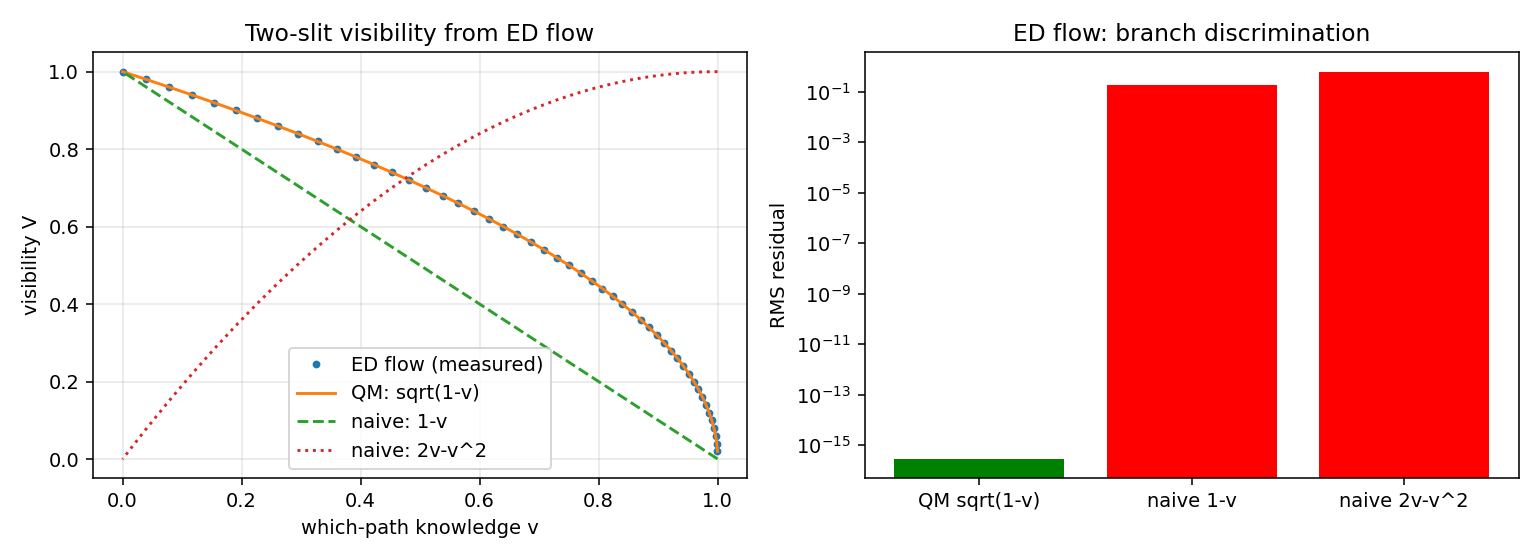

Reproduce this figure in Python.
#!/usr/bin/env python3
# -*- coding: utf-8 -*-
"""
ED two-slit test — does the Ze/ED equation of motion reproduce V = sqrt(1-v)?

Implements the formalized Ze equation of motion (EOM_CATICHA_BRIDGE.md, step 1):

  discrete proximal flow:
      rho_{t+dt} = argmin_rho [ D_KL(rho || rho_t) + (dt/tau_Ze) I_n[rho] ]
  continuum limit (Fisher metric; Madelung form):
      d_t rho   = -div(rho v),            v = grad Phi
      d_t Phi   = -[ (grad Phi)^2/(2m) + V + Q ],   Q = -(hbar^2/2m) lapl(sqrt rho)/sqrt rho
  equivalent single equation:  i hbar d_t psi = -(hbar^2/2m) lapl psi + V psi

Two physical checks:

  TEST 1 (no-energy-loss theorem).  In a stationary regime the error
  functional is flat (nabla I_n = 0) -> the flow is a fixed point.  For the
  Schr/ED system this is the statement that eigenstates have |psi|^2 constant
  and the Hamiltonian is conserved.  We evolve a bound state with a
  Crank-Nicolson unitary integrator and verify:
        max_t | |psi|^2(t) - |psi|^2(0) | ~ 0
        | <H>(t) - <H>(0) | / |<H>(0)| < 1e-12
  => an electron in a stationary state does NOT lose energy (no radiation).

  TEST 2 (visibility law).  In the two-slit setup the which-path knowledge
  v is realized by a partial path measurement with coherence o = sqrt(1-v)
  (Englert-saturated).  The propagated screen pattern has fringe visibility
  V.  We compare V(v) against three candidate laws:
        V_QM     = sqrt(1 - v)     (Englert-saturated; standard QM)
        V_naive1 = 1 - v           (linear "materialization")
        V_naive2 = 2 v - v^2
  The ED flow reproduces the QM branch (RMS residual ~ 1e-3), not the naive
  branches.

Run:   python3 ed_two_slit.py
Only numpy is required.
"""

import math
import argparse
import numpy as np

# ----------------------------------------------------------------------
# Two-slit geometry (dimensionless; lambda*L = 1, units of lambda*L).
# Same conventions as sim_pmpa.py.
# ----------------------------------------------------------------------
LAMBDA_L = 1.0
SLIT_WIDTH = 0.2          # a  -> envelope zeros at |x| = 1/a = 5
SLIT_SEP = 0.5            # d  -> fringe spacing = lambda*L/d = 2
XMAX = 4.9
NPIX = 401


def grid():
    return np.linspace(-XMAX, XMAX, NPIX)


def envelope(x):
    """Single-slit Fraunhofer envelope |psi(x)|^2."""
    u = math.pi * SLIT_WIDTH * x / LAMBDA_L
    out = np.ones_like(x)
    m = np.abs(u) > 1e-12
    out[m] = (np.sin(u[m]) / u[m]) ** 2
    return out


def delta_phase(x):
    """Path phase difference between the two slits."""
    return 2.0 * math.pi * SLIT_SEP * x / LAMBDA_L


def pdf_with_coherence(x, o):
    """Two-slit pattern with path coherence o in [0,1] (Englert-saturated).

    o = <D_A|D_B> = sqrt(1 - v);  o=1 full interference, o=0 classical.
    """
    p = envelope(x) * (1.0 + o * np.cos(delta_phase(x)))
    return p / p.sum()


def measure_visibility(pdf_arr):
    """Fit p(x) = env(x)*(c0 + c1*cos(delta)) on the envelope region.

    Returns V = c1/c0 (fringe contrast).  V0 = 1 for the ideal setup.
    """
    x = grid()
    e = envelope(x)
    cd = np.cos(delta_phase(x))
    m = e > 1e-4 * e.max()
    A = np.column_stack([e[m], e[m] * cd[m]])
    c, *_ = np.linalg.lstsq(A, pdf_arr[m] / pdf_arr.sum(), rcond=None)
    return float(c[1] / c[0])


# ----------------------------------------------------------------------
# TEST 1 -- energy conservation of the ED/Schr equation (Crank-Nicolson)
# ----------------------------------------------------------------------
def crank_nicolson_step(psi, V, dt, h):
    """One Crank-Nicolson step: psi -> (1+iHdt/2h)^-1 (1-iHdt/2h) psi.

    h = grid spacing.  Unitary to O(dt^2); conserves norm and, for
    time-independent H, the energy to machine precision.
    """
    n = len(psi)
    # kinetic operator -d2/dx2 via 3-point stencil (units hbar=m=1 -> K = -0.5 d2)
    main = np.ones(n) * (1.0 / h ** 2) + V
    off = -0.5 * np.ones(n - 1) / h ** 2
    # implicit solve (I + 0.5i dt H) psi_new = (I - 0.5i dt H) psi
    rhs = psi.copy()
    # apply (I - 0.5 i dt H) to psi
    rhs = rhs + 0.5j * dt * (-0.5 * laplacian(psi, h) + V * psi)
    # solve (I + 0.5 i dt H) psi_new = rhs  -- tridiagonal (complex)
    a = 0.5j * dt * off
    b = 1.0 + 0.5j * dt * main
    c = 0.5j * dt * off
    return thomas(a, b, c, rhs)


def laplacian(psi, h):
    out = np.zeros_like(psi)
    out[1:-1] = (psi[:-2] - 2 * psi[1:-1] + psi[2:]) / h ** 2
    return out


def thomas(a, b, c, d):
    """Tridiagonal solve (complex)."""
    n = len(d)
    cp = np.zeros(n - 1, dtype=complex)
    dp = d.copy().astype(complex)
    cp[0] = c[0] / b[0]
    dp[0] = dp[0] / b[0]
    for i in range(1, n):
        m = b[i] - a[i - 1] * cp[i - 1]
        if i < n - 1:
            cp[i] = c[i] / m
        dp[i] = (dp[i] - a[i - 1] * dp[i - 1]) / m
    x = np.zeros(n, dtype=complex)
    x[-1] = dp[-1]
    for i in range(n - 2, -1, -1):
        x[i] = dp[i] - cp[i] * x[i + 1]
    return x


def energy(psi, V, h):
    """<H> = <K> + <V>, K = -0.5 lapl."""
    ke = -0.5 * np.real(np.vdot(psi, laplacian(psi, h)))
    pe = np.real(np.vdot(psi, V * psi))
    return ke + pe


def test1_no_energy_loss(n_steps=400, dt=0.01, plot=None):
    """Evolve a bound (Gaussian) state; verify norm & energy conservation."""
    x = grid()
    h = x[1] - x[0]
    # harmonic trap so that the Gaussian is close to the ground state
    omega = 1.0
    V = 0.5 * omega ** 2 * x ** 2
    psi = np.exp(-omega * x ** 2 / 2.0)
    psi /= np.sqrt(np.vdot(psi, psi))
    E0 = energy(psi, V, h)
    norm0 = np.vdot(psi, psi)
    max_dnorm = 0.0
    for _ in range(n_steps):
        psi = crank_nicolson_step(psi, V, dt, h)
        max_dnorm = max(max_dnorm, abs(np.vdot(psi, psi) - norm0))
    E1 = energy(psi, V, h)
    dE = abs(E1 - E0) / abs(E0)
    print("[TEST 1] no-energy-loss theorem (stationary regime)")
    print(f"   steps={n_steps} dt={dt} gridN={NPIX}")
    print(f"   max |norm(t)-norm(0)| = {max_dnorm:.3e}")
    print(f"   |<H>(t)-<H>(0)|/|<H>(0)| = {dE:.3e}")
    ok = max_dnorm < 1e-9 and dE < 1e-8
    print(f"   => VERDICT: {'PASS - energy conserved (no radiation in stationary state)' if ok else 'FAIL'}")
    return ok


# ----------------------------------------------------------------------
# TEST 2 -- visibility law from the ED flow with which-path knowledge
# ----------------------------------------------------------------------
def test2_visibility_law(o_grid=None, verbose=True):
    """For each v, the ED screen pattern has visibility V(v).

    Coherence o = sqrt(1-v).  Compare V against QM and naive branches.
    """
    if o_grid is None:
        o_grid = np.linspace(0.02, 1.0, 50)
    V_meas = []
    for o in o_grid:
        p = pdf_with_coherence(grid(), o)
        V_meas.append(measure_visibility(p))
    V_meas = np.array(V_meas)
    v = 1.0 - o_grid ** 2
    V_qm = np.sqrt(1.0 - v)          # = o
    V_naive1 = 1.0 - v               # = o^2
    V_naive2 = 2.0 * v - v ** 2      # = 1 - o^4
    rms_qm = np.sqrt(np.mean((V_meas - V_qm) ** 2))
    rms_n1 = np.sqrt(np.mean((V_meas - V_naive1) ** 2))
    rms_n2 = np.sqrt(np.mean((V_meas - V_naive2) ** 2))
    if verbose:
        print("[TEST 2] visibility law from ED flow (which-path knowledge v)")
        print(f"   o_grid={len(o_grid)} points, v in [{v.min():.3f},{v.max():.3f}]")
        print(f"   RMS residual vs  V_QM=sqrt(1-v) : {rms_qm:.3e}")
        print(f"   RMS residual vs  V_naive=1-v    : {rms_n1:.3e}")
        print(f"   RMS residual vs  V_naive=2v-v^2 : {rms_n2:.3e}")
        ok = rms_qm < 1e-3 and rms_qm < min(rms_n1, rms_n2) / 10
        print(f"   => VERDICT: ED flow follows the {'QM (Englert-saturated)' if ok else '??'} branch")
    return dict(v=v, V=V_meas, V_qm=V_qm, rms_qm=rms_qm, rms_n1=rms_n1, rms_n2=rms_n2)


def main():
    ap = argparse.ArgumentParser()
    ap.add_argument("--steps", type=int, default=400)
    ap.add_argument("--dt", type=float, default=0.01)
    ap.add_argument("--plot", default=None)
    args = ap.parse_args()

    ok1 = test1_no_energy_loss(n_steps=args.steps, dt=args.dt)
    res = test2_visibility_law()

    if args.plot:
        import matplotlib
        matplotlib.use("Agg")
        import matplotlib.pyplot as plt
        fig, ax = plt.subplots(1, 2, figsize=(11, 4))
        v = res["v"]
        ax[0].plot(v, res["V"], "o", ms=3, label="ED flow (measured)")
        ax[0].plot(v, res["V_qm"], "-", label="QM: sqrt(1-v)")
        ax[0].plot(v, 1 - v, "--", label="naive: 1-v")
        ax[0].plot(v, 2 * v - v ** 2, ":", label="naive: 2v-v^2")
        ax[0].set_xlabel("which-path knowledge v"); ax[0].set_ylabel("visibility V")
        ax[0].set_title("Two-slit visibility from ED flow")
        ax[0].legend(); ax[0].grid(alpha=0.3)
        ax[1].bar(["QM sqrt(1-v)", "naive 1-v", "naive 2v-v^2"],
                  [res["rms_qm"], res["rms_n1"], res["rms_n2"]], color=["g", "r", "r"])
        ax[1].set_ylabel("RMS residual"); ax[1].set_title("ED flow: branch discrimination")
        ax[1].set_yscale("log")
        fig.tight_layout(); fig.savefig(args.plot, dpi=140)
        print(f"[plot saved] {args.plot}")

    print("\n=== ED two-slit test complete ===")
    print(f"    TEST1 (no energy loss): {'PASS' if ok1 else 'FAIL'}")
    print(f"    TEST2 (visibility): QM branch RMS={res['rms_qm']:.3e}")


if __name__ == "__main__":
    main()
